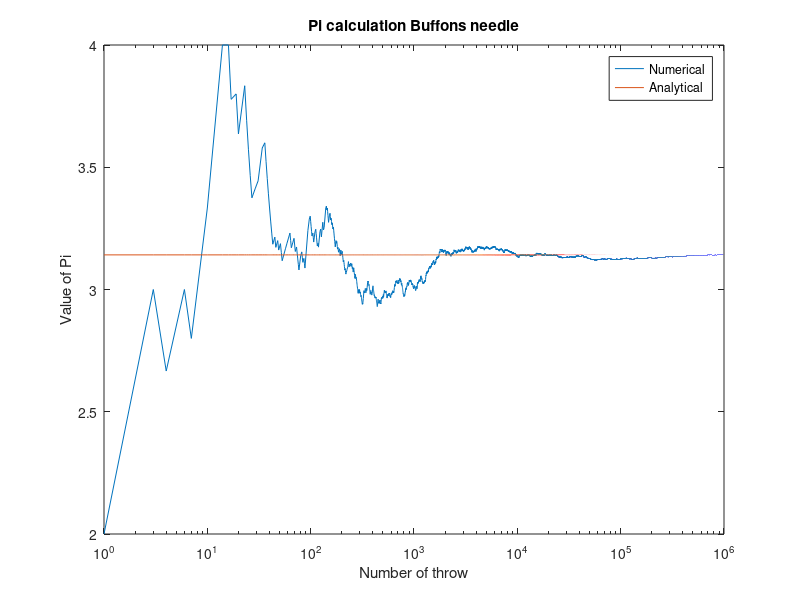

This figure's MATLAB source:
%{
complete information
name:[Lars Lund Thomsen]
UID:[3030064476]
put on website:[yes]
%}
function pi_buffon = code_template( )
N = 1e6; %number of the needles dropped
Ntest=1:1:N;
random_number_pi_rad=rand(N,1)*pi; %MaKe N random numbers to simulate the drops in pi radians
random_number_x=rand(N,1)*0.5; %MaKe N random numbers to simulate the drops with nearest line
D=0.5*sin(random_number_pi_rad); %Calcuate distance in x directions from pi_rad simulation
number_of_hits_M=random_number_x(find(random_number_x< D)); % test if distance in x_direction is smaller than random number = crossing
M=length(number_of_hits_M);% calaculate number of crossings/hits
pi_buffon = 2*N/M; % calculate pi

%Find Pi as function of throws
Ntest0=Ntest(find(random_number_x< D)); %Make array as function of number of throws
Mtest=1:1:M; %Make array of succes
pi_test=2*Ntest0./Mtest; % Calculate pi as function of throws
figure
semilogx(Ntest0,pi_test) %simulation
hold on
semilogx(Ntest0,ones(1,length(Ntest0))*pi) %analytical
legend('Numerical','Analytical')
title('Pi calculation Buffons needle')
xlabel('Number of throw') 
ylabel('Value of Pi') 
ylim([2,4])
end